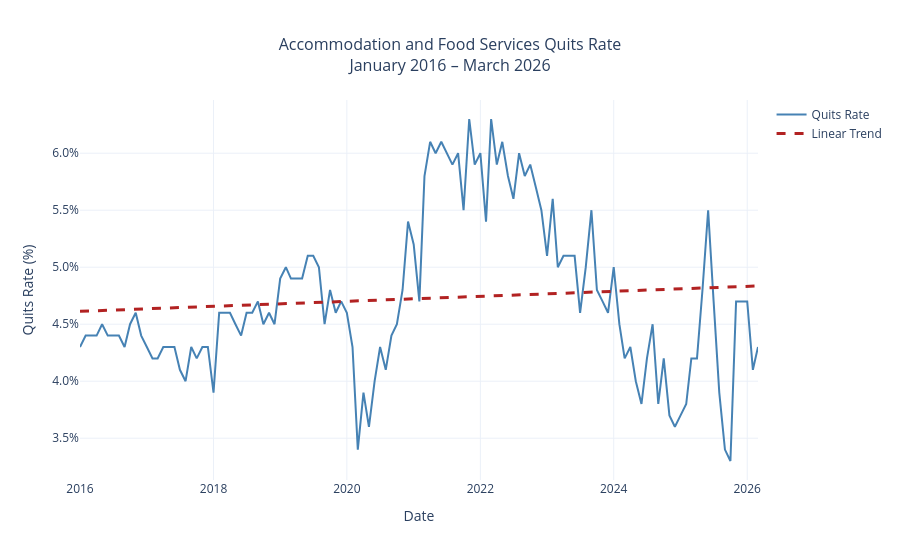

The code cell stored with this chart in its notebook:
### Code cell
# =============================================================================
# Section 2: Full Series
# =============================================================================

# Create numeric index for regression
x_numeric = np.arange(len(df))

# Fit linear regression
slope, intercept = np.polyfit(x_numeric, df['quit_rate'], 1)

# Generate trend values
trend_line = slope * x_numeric + intercept

fig = go.Figure()

# Original series
fig.add_trace(go.Scatter(
    x=df.index,
    y=df['quit_rate'],
    mode='lines',
    name='Quits Rate',
    line=dict(color='steelblue', width=2)
))

# Linear trend line
fig.add_trace(go.Scatter(
    x=df.index,
    y=trend_line,
    mode='lines',
    name='Linear Trend',
    line=dict(color='firebrick', width=3, dash='dash')
))

fig.update_layout(
    title=dict(
        text='Accommodation and Food Services Quits Rate<br>January 2016 – March 2026',
        x=0.5,
        font=dict(size=16)
    ),
    xaxis_title='Date',
    yaxis_title='Quits Rate (%)',
    yaxis=dict(
        ticksuffix='%',
        tickformat='.1f'
    ),
    hovermode='x unified',
    template='plotly_white'
)

fig.show()
